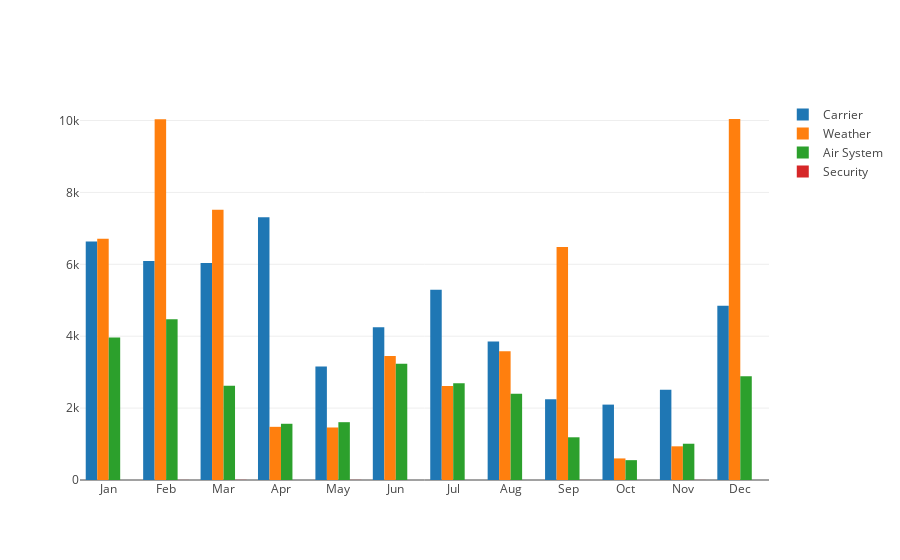

Source (notebook cell):
### Code cell
# Barplot plotly

traces = [go.Bar(x=months, y=data.loc[:,reason], name=reason) for reason in reasons.values()]

iplot(traces,filename='bar-month-reason')

### Figure 1 — Plotly figure (JSON) as saved in the notebook; plotly's stock layout.template omitted (floating-point values rounded to 4 significant figures)
{"data": [{"name": "Carrier", "type": "bar", "uid": "3e033c6d-e6eb-4839-90c1-3c2c90d7ab0c", "x": ["Jan", "Feb", "Mar", "Apr", "May", "Jun", "Jul", "Aug", "Sep", "Oct", "Nov", "Dec"], "y": [6635, 6090, 6038, 7312, 3157, 4251, 5292, 3852, 2246, 2097, 2510, 4850]}, {"name": "Weather", "type": "bar", "uid": "b8d86db2-307d-47c8-947f-6077f8811a5f", "x": ["Jan", "Feb", "Mar", "Apr", "May", "Jun", "Jul", "Aug", "Sep", "Oct", "Nov", "Dec"], "y": [6711, 10034, 7520, 1479, 1461, 3448, 2612, 3582, 6478, 600, 937, 10042]}, {"name": "Air System", "type": "bar", "uid": "0816b5a1-78a4-4f00-be4a-448d49d1bb7c", "x": ["Jan", "Feb", "Mar", "Apr", "May", "Jun", "Jul", "Aug", "Sep", "Oct", "Nov", "Dec"], "y": [3962, 4470, 2621, 1564, 1608, 3232, 2694, 2401, 1188, 552, 1009, 2887]}, {"name": "Security", "type": "bar", "uid": "cb51f4e3-7692-4fc8-a669-e05b568d2191", "x": ["Jan", "Feb", "Mar", "Apr", "May", "Jun", "Jul", "Aug", "Sep", "Oct", "Nov", "Dec"], "y": [0, 2, 4, 0, 3, 0, 0, 0, 1, 0, 2, 0]}], "layout": {}}
